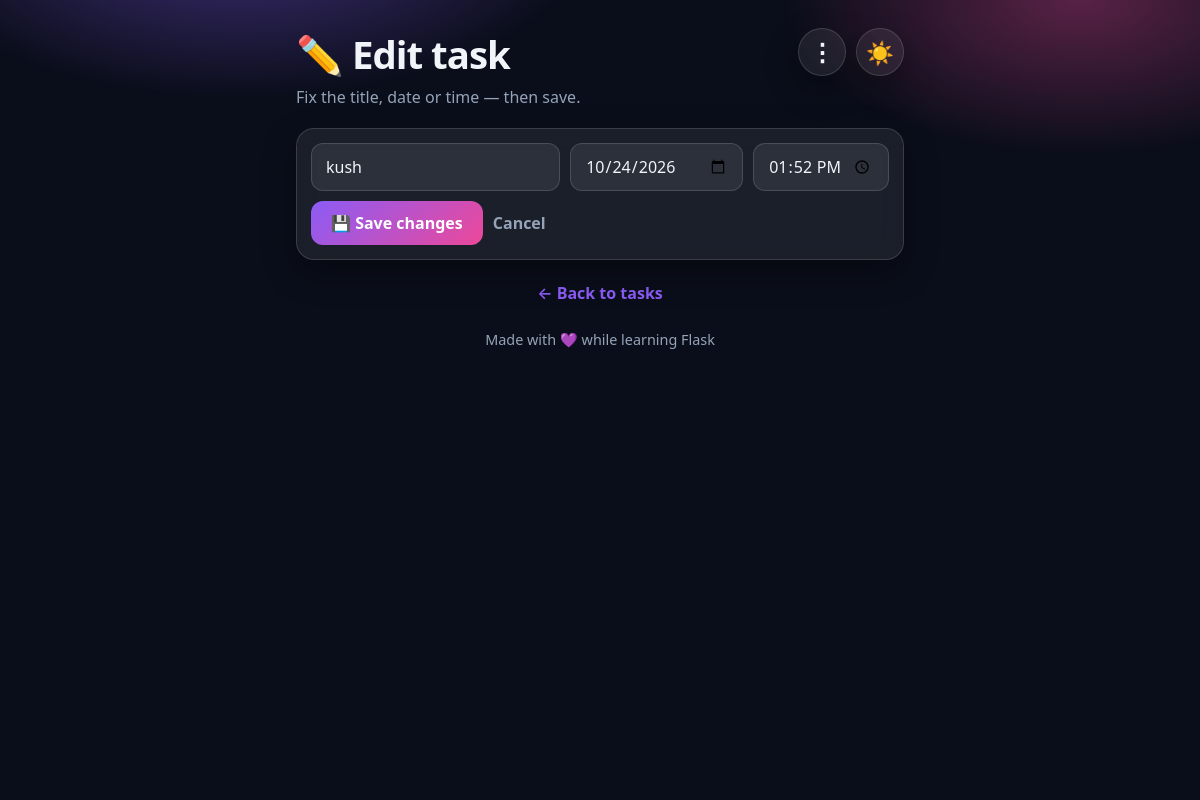
/edit/13, run on the app's committed database.
### tables this page shows
CREATE TABLE tasks (
            id INTEGER PRIMARY KEY AUTOINCREMENT,
            title TEXT NOT NULL,
            due_date TEXT NOT NULL DEFAULT '',
            done INTEGER NOT NULL DEFAULT 0,
            created_at TEXT NOT NULL DEFAULT ''
        , due_time TEXT NOT NULL DEFAULT '');

### app.py (the view, shortened to what this page needs)
@app.route("/edit/<int:task_id>", methods=["GET", "POST"])
def edit_task(task_id):
    db = get_db()
    task = db.execute("SELECT * FROM tasks WHERE id = ?", (task_id,)).fetchone()
    if not task:
        return redirect(url_for("index"))
    return render_template(
        "edit.html",
        t=task,
        back=request.referrer or url_for("index"),
        due_count=due_count(db),
    )

### app.py (called while the page is built)
def get_db():
    if "db" not in g:
        if USE_PG:
            import psycopg2
            import psycopg2.extras
            raw = psycopg2.connect(
                DATABASE_URL, cursor_factory=psycopg2.extras.RealDictCursor
            )
            g.db = _PGConnection(raw)
        else:
            os.makedirs(app.instance_path, exist_ok=True)
            conn = sqlite3.connect(DATABASE)
            conn.row_factory = sqlite3.Row
            g.db = conn
    return g.db

def due_count(db):
    return db.execute("SELECT COUNT(*) AS c FROM tasks WHERE done = 0").fetchone()["c"]

### templates/edit.html (shortened to what this page needs)
<!DOCTYPE html>
<html lang="en" data-theme="dark">
<head>
    <link rel="stylesheet" href="{{ url_for('static', filename='style.css') }}" />
</head>
<body>
    <div class="bg-glow"></div>
    <main class="wrap">
        <header class="hero">
            <div>
                <h1>✏️ Edit task</h1>
                <p class="tagline">Fix the title, date or time — then save.</p>
            </div>
            <div class="header-actions">
                <div class="menu-wrap">
                    <button class="menu-btn" id="menuBtn" type="button" title="More options">⋮</button>
                </div>
                <button class="theme-btn" id="themeBtn" type="button" title="Switch theme">🌙</button>
            </div>
        </header>
        <form class="add-form card" action="{{ url_for('edit_task', task_id=t.id) }}" method="post">
            <input type="text" name="title" value="{{ t.title }}" required autofocus />
            <input type="date" id="dueDate" name="due_date" value="{{ t.due_date }}" title="Due date" />
            <input type="time" id="dueTime" name="due_time" value="{{ t.due_time }}" title="Due time" />
            <button type="submit">💾 Save changes</button>
            <a class="cancel-link" href="{{ back }}">Cancel</a>
        </form>
        <p class="back-link"><a href="{{ url_for('index') }}">← Back to tasks</a></p>
        <footer>
            <p>Made with 💜 while learning Flask</p>
        </footer>
    </main>
</body>
</html>

### static/style.css (style rules this page uses)
:root, [data-theme="dark"] { --bg: #0a0e1a; --card: rgba(255, 255, 255, 0.07); --card-border: rgba(255, 255, 255, 0.14); --text: #f1f5f9; --muted: #94a3b8; --accent: #8b5cf6; --accent2: #ec4899; --accent-grad: linear-gradient(135deg, #8b5cf6, #ec4899); --input-bg: rgba(255, 255, 255, 0.08); --glow: radial-gradient(600px 300px at 20% -10%, rgba(139, 92, 246, 0.45), transparent 60%), radial-gradient(500px 260px at 90% 0%, rgba(236, 72, 153, 0.35), transparent 60%); --shadow: 0 12px 32px rgba(0, 0, 0, 0.35); }
* { box-sizing: border-box; }
body { margin: 0; font-family: "Segoe UI", system-ui, -apple-system, sans-serif; background: var(--bg); color: var(--text); min-height: 100vh; transition: background 0.3s, color 0.3s; }
.bg-glow { position: fixed; inset: 0; background: var(--glow); pointer-events: none; z-index: 0; }
.wrap { position: relative; z-index: 1; max-width: 640px; margin: 0 auto; padding: 28px 16px 40px; }
.hero { display: flex; align-items: flex-start; justify-content: space-between; gap: 12px; margin-bottom: 20px; }
.hero h1 { margin: 0; font-size: 2.4rem; letter-spacing: -1px; }
.tagline { margin: 6px 0 0; color: var(--muted); }
.header-actions { display: flex; gap: 10px; align-items: flex-start; flex-shrink: 0; }
.theme-btn { font-size: 1.4rem; background: var(--card); border: 1px solid var(--card-border); border-radius: 999px; width: 48px; height: 48px; cursor: pointer; box-shadow: var(--shadow); transition: transform 0.15s; }
.menu-wrap { position: relative; }
.menu-btn { font-size: 1.5rem; font-weight: 700; line-height: 1; background: var(--card); color: var(--text); border: 1px solid var(--card-border); border-radius: 999px; width: 48px; height: 48px; cursor: pointer; box-shadow: var(--shadow); }
.card { background: var(--card); border: 1px solid var(--card-border); border-radius: 18px; box-shadow: var(--shadow); backdrop-filter: blur(12px); }
.add-form { display: flex; gap: 10px; padding: 14px; margin-bottom: 16px; flex-wrap: wrap; }
.add-form input[type="text"] { flex: 1 1 220px; min-width: 180px; }
input, button { font: inherit; }
input[type="text"], input[type="date"], input[type="time"] { background: var(--input-bg); color: var(--text); border: 1px solid var(--card-border); border-radius: 12px; padding: 11px 14px; outline: none; }
.add-form button { background: var(--accent-grad); color: #fff; border: none; border-radius: 12px; padding: 11px 20px; font-weight: 700; cursor: pointer; }
.cancel-link { align-self: center; color: var(--muted); font-weight: 600; text-decoration: none; }
.back-link { text-align: center; margin-top: 22px; }
.back-link a { color: var(--accent); font-weight: 600; text-decoration: none; }
footer { text-align: center; color: var(--muted); font-size: 0.9rem; margin-top: 26px; }

### data on the page
tasks: title "kush", due_date "10/24/2026", due_time "13:52"
